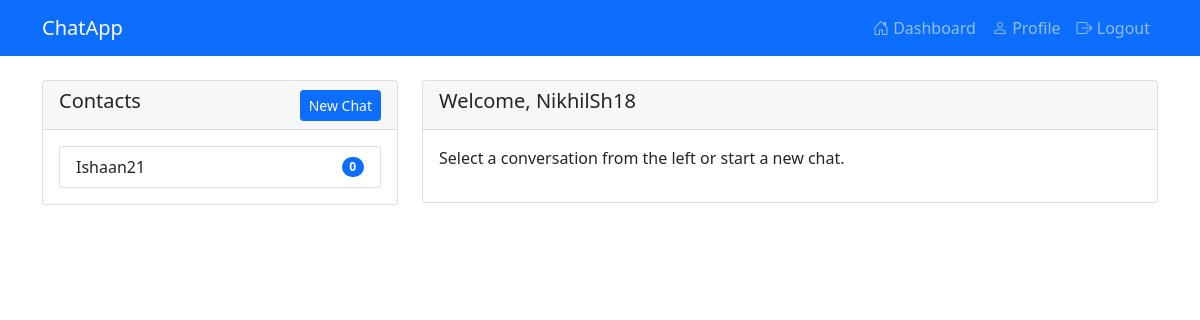
The page /dashboard (signed in) on the database its author committed.
### app.py (models this page shows, shortened)
class User(db.Model, UserMixin):
    id = db.Column(db.Integer, primary_key=True)
    username = db.Column(db.String(80), unique=True, nullable=False)
    email = db.Column(db.String(120), unique=True, nullable=False)
    password_hash = db.Column(db.String(128))
    created_at = db.Column(db.DateTime, default=datetime.utcnow)
    @property
    def is_active(self):
        return True

### app.py (the view)
@app.route('/dashboard')
@login_required
def dashboard():
    sent_to = db.session.query(User).join(Message, User.id == Message.recipient_id)\
              .filter(Message.sender_id == current_user.id)\
              .distinct().all()
    received_from = db.session.query(User).join(Message, User.id == Message.sender_id)\
                   .filter(Message.recipient_id == current_user.id)\
                   .distinct().all()
    contacts = list(set(sent_to + received_from))
    return render_template('dashboard.html', contacts=contacts)

### app.py (called while the page is built)
@login_manager.user_loader
def load_user(user_id):
    return User.query.get(int(user_id))

### templates/dashboard.html (shortened to what this page needs)
{% extends "base.html" %}
{% block content %}
<div class="row">
    <div class="col-md-4">
        <div class="card">
            <div class="card-header d-flex justify-content-between align-items-center">
                <h5>Contacts</h5>
                <button class="btn btn-sm btn-primary" data-bs-toggle="modal" data-bs-target="#newChatModal">
                    New Chat
                </button>
            </div>
            <div class="card-body">
                <div class="list-group">
                    {% for contact in contacts %}
                    <a href="{{ url_for('chat', email=contact.email) }}"
                       class="list-group-item list-group-item-action d-flex justify-content-between align-items-center">
                        {{ contact.username }}
                        <span class="badge bg-primary rounded-pill">
                            {% set unread_count = namespace(value=0) %}
                            {% for msg in contact.received_messages %}
                                {% if msg.recipient_id == current_user.id and not msg.read %}
                                    {% set unread_count.value = unread_count.value + 1 %}
                                {% endif %}
                            {% endfor %}
                            {{ unread_count.value }}
                        </span>
                    </a>
                    {% endfor %}
                </div>
            </div>
        </div>
    </div>
    <div class="col-md-8">
        <div class="card">
            <div class="card-header">
                <h5>Welcome, {{ current_user.username }}</h5>
            </div>
            <div class="card-body">
                <p>Select a conversation from the left or start a new chat.</p>
            </div>
        </div>
    </div>
</div>
{% endblock %}

### rows shown on the page
User: username "Ishaan21", value "0"
User: username "NikhilSh18"
